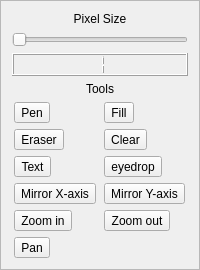
     <widget class="QFrame" name="toolsFrame">
      <property name="sizePolicy">
       <sizepolicy hsizetype="Preferred" vsizetype="Preferred">
        <horstretch>0</horstretch>
        <verstretch>0</verstretch>
       </sizepolicy>
      </property>
      <property name="minimumSize">
       <size>
        <width>198</width>
        <height>0</height>
       </size>
      </property>
      <property name="frameShape">
       <enum>QFrame::StyledPanel</enum>
      </property>
      <property name="frameShadow">
       <enum>QFrame::Raised</enum>
      </property>
      <layout class="QVBoxLayout" name="verticalLayout_2">
       <item>
        <widget class="QLabel" name="pixelSizeLabel">
         <property name="sizePolicy">
          <sizepolicy hsizetype="Minimum" vsizetype="Fixed">
           <horstretch>0</horstretch>
           <verstretch>0</verstretch>
          </sizepolicy>
         </property>
         <property name="text">
          <string>Pixel Size</string>
         </property>
         <property name="alignment">
          <set>Qt::AlignCenter</set>
         </property>
        </widget>
       </item>
       <item>
        <widget class="QSlider" name="pixelSizeSlider">
         <property name="sizePolicy">
          <sizepolicy hsizetype="Preferred" vsizetype="Fixed">
           <horstretch>0</horstretch>
           <verstretch>0</verstretch>
          </sizepolicy>
         </property>
         <property name="minimum">
          <number>1</number>
         </property>
         <property name="maximum">
          <number>4</number>
         </property>
         <property name="orientation">
          <enum>Qt::Horizontal</enum>
         </property>
        </widget>
       </item>
       <item>
        <widget class="QLCDNumber" name="lcdNumber">
         <property name="digitCount">
          <number>1</number>
         </property>
         <property name="intValue" stdset="0">
          <number>1</number>
         </property>
        </widget>
       </item>
       <item>
        <widget class="QLabel" name="toolsLAbel">
         <property name="text">
          <string>Tools</string>
         </property>
         <property name="alignment">
          <set>Qt::AlignCenter</set>
         </property>
        </widget>
       </item>
       <item>
        <layout class="QGridLayout" name="gridLayout_2">
         <item row="2" column="1">
          <widget class="QToolButton" name="eyedropperButton">
           <property name="toolTip">
            <string>Eyedropper</string>
           </property>
           <property name="text">
            <string>eyedrop</string>
           </property>
           <property name="icon">
            <iconset resource="guiresources.qrc">
             <normaloff>:/images/eyedrop.png</normaloff>:/images/eyedrop.png</iconset>
           </property>
           <property name="checkable">
            <bool>false</bool>
           </property>
           <property name="autoExclusive">
            <bool>false</bool>
           </property>
          </widget>
         </item>
         <item row="2" column="0">
          <widget class="QToolButton" name="textButton">
           <property name="toolTip">
            <string>Text</string>
           </property>
           <property name="text">
            <string>Text</string>
           </property>
           <property name="icon">
            <iconset resource="guiresources.qrc">
             <normaloff>:/images/Text.png</normaloff>:/images/Text.png</iconset>
           </property>
           <property name="checkable">
            <bool>false</bool>
           </property>
           <property name="autoExclusive">
            <bool>false</bool>
           </property>
          </widget>
         </item>
         <item row="3" column="1">
          <widget class="QToolButton" name="mirrorYaxis">
           <property name="toolTip">
            <string>Mirror - Y Axis</string>
           </property>
           <property name="text">
            <string>Mirror Y-axis</string>
           </property>
           <property name="icon">
            <iconset resource="guiresources.qrc">
             <normaloff>:/images/mirrorY.png</normaloff>:/images/mirrorY.png</iconset>
           </property>
           <property name="checkable">
            <bool>false</bool>
           </property>
           <property name="autoExclusive">
            <bool>false</bool>
           </property>
          </widget>
         </item>
         <item row="0" column="1">
          <widget class="QToolButton" name="fillButton">
           <property name="toolTip">
            <string>Fill</string>
           </property>
           <property name="text">
            <string>Fill</string>
           </property>
           <property name="icon">
            <iconset resource="guiresources.qrc">
             <normaloff>:/images/paintBucket.png</normaloff>:/images/paintBucket.png</iconset>
           </property>
           <property name="checkable">
            <bool>false</bool>
           </property>
           <property name="autoExclusive">
            <bool>false</bool>
           </property>
          </widget>
         </item>
         <item row="0" column="0">
          <widget class="QToolButton" name="penButton">
           <property name="toolTip">
            <string>Pen</string>
           </property>
           <property name="toolTipDuration">
            <number>-1</number>
           </property>
           <property name="text">
            <string>Pen</string>
           </property>
           <property name="icon">
            <iconset resource="guiresources.qrc">
             <normaloff>:/images/pen.png</normaloff>:/images/pen.png</iconset>
           </property>
           <property name="checkable">
            <bool>false</bool>
           </property>
           <property name="checked">
            <bool>false</bool>
           </property>
           <property name="autoExclusive">
            <bool>false</bool>
           </property>
          </widget>
         </item>
         <item row="4" column="0">
          <widget class="QToolButton" name="zoomIn">
           <property name="toolTip">
            <string>Zoom In</string>
           </property>
           <property name="text">
            <string>Zoom in</string>
           </property>
           <property name="icon">
            <iconset resource="guiresources.qrc">
             <normaloff>:/images/zoomIn.png</normaloff>:/images/zoomIn.png</iconset>
           </property>
          </widget>
         </item>
         <item row="4" column="1">
          <widget class="QToolButton" name="zoomOut">
           <property name="toolTip">
            <string>Zoom Out</string>
           </property>
           <property name="text">
            <string>Zoom out</string>
           </property>
           <property name="icon">
            <iconset resource="guiresources.qrc">
             <normaloff>:/images/zoomout.png</normaloff>:/images/zoomout.png</iconset>
           </property>
          </widget>
         </item>
         <item row="1" column="1">
          <widget class="QToolButton" name="clearButton">
           <property name="toolTip">
            <string>Clear</string>
           </property>
           <property name="text">
            <string>Clear</string>
           </property>
           <property name="icon">
            <iconset resource="guiresources.qrc">
             <normaloff>:/images/ClearIcon.png</normaloff>:/images/ClearIcon.png</iconset>
           </property>
           <property name="checkable">
            <bool>false</bool>
           </property>
           <property name="autoExclusive">
            <bool>false</bool>
           </property>
          </widget>
         </item>
         <item row="1" column="0">
          <widget class="QToolButton" name="eraserButton">
           <property name="toolTip">
            <string>Eraser</string>
           </property>
           <property name="text">
            <string>Eraser</string>
           </property>
           <property name="icon">
            <iconset resource="guiresources.qrc">
             <normaloff>:/images/eraser.png</normaloff>:/images/eraser.png</iconset>
           </property>
           <property name="checkable">
            <bool>false</bool>
           </property>
           <property name="autoExclusive">
            <bool>false</bool>
           </property>
          </widget>
         </item>
         <item row="3" column="0">
          <widget class="QToolButton" name="mirrorXaxis">
           <property name="toolTip">
            <string>Mirror - X Axis</string>
           </property>
           <property name="text">
            <string>Mirror X-axis</string>
           </property>
           <property name="icon">
            <iconset resource="guiresources.qrc">
             <normaloff>:/images/mirrorX.png</normaloff>:/images/mirrorX.png</iconset>
           </property>
           <property name="checkable">
            <bool>false</bool>
           </property>
           <property name="autoExclusive">
            <bool>false</bool>
           </property>
          </widget>
         </item>
         <item row="6" column="0">
          <widget class="QToolButton" name="pan">
           <property name="toolTip">
            <string>Pan</string>
           </property>
           <property name="text">
            <string>Pan</string>
           </property>
           <property name="icon">
            <iconset resource="guiresources.qrc">
             <normaloff>:/images/pan.png</normaloff>:/images/pan.png</iconset>
           </property>
          </widget>
         </item>
        </layout>
       </item>
      </layout>
      <zorder>pixelSizeLabel</zorder>
      <zorder>toolsLAbel</zorder>
      <zorder>lcdNumber</zorder>
      <zorder>pixelSizeSlider</zorder>
     </widget>
